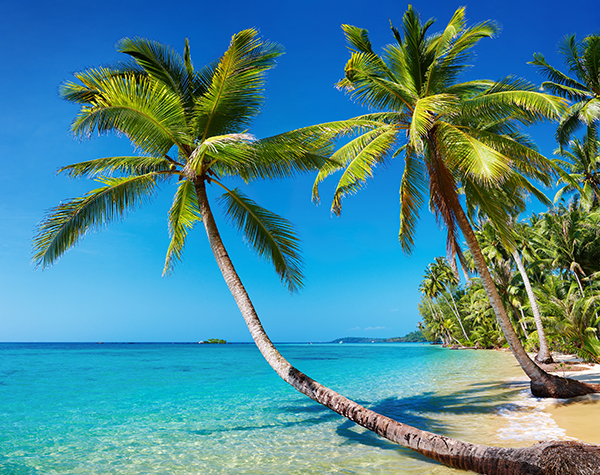
#> input picture 01_OpenCV/03_OpenCV-Histograms/01_image-histograms/image/beach.png, 600 x 475 px, found by its file name
$ python color_histograms.py
#> lines starting #> are read from the running program, lines starting #| are printed output that depends on the picture
#> in main, image is the input picture: shape (475, 600, 3); mean B, G, R 148.4, 136.5, 73.3
import logging
from matplotlib import pyplot as plt
import cv2

# Configure logging
logging.basicConfig(level=logging.INFO)
logger = logging.getLogger(__name__)

def plot_histograms(image):
    # split the image into its respective channels
    blue_channel, green_channel, red_channel = cv2.split(image)
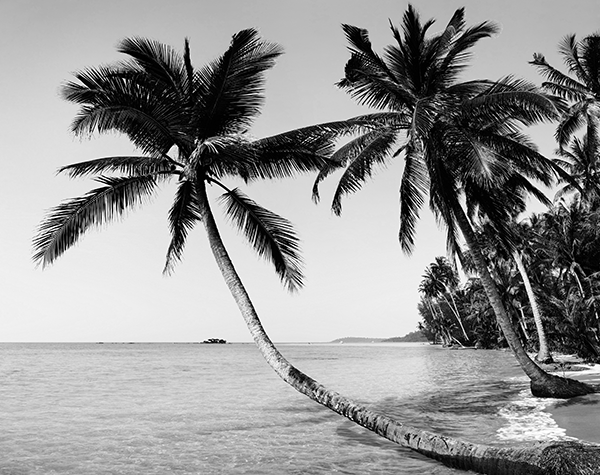
#> blue_channel: shape (475, 600); min 0, max 255, mean 148.4
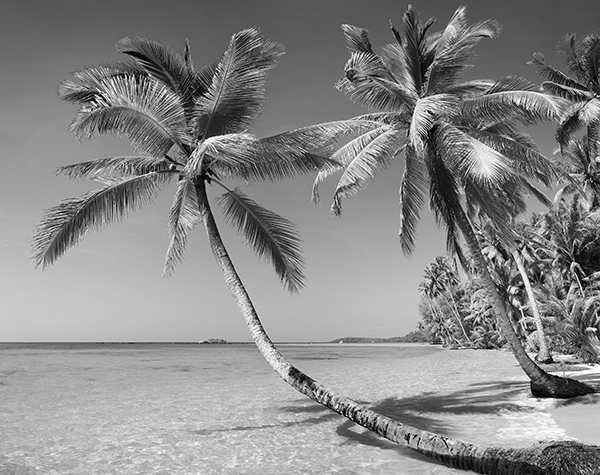
#> green_channel: shape (475, 600); min 0, max 255, mean 136.5
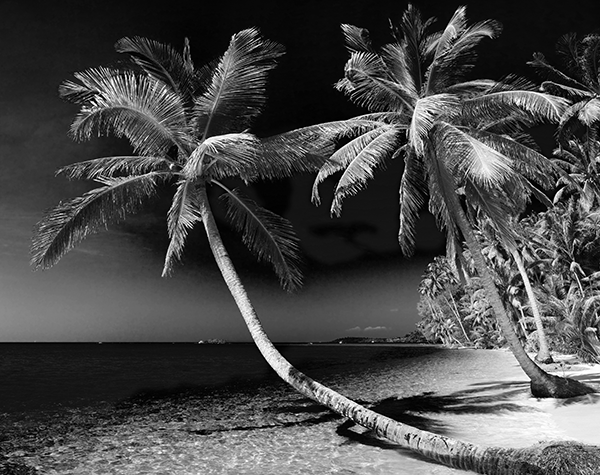
#> red_channel: shape (475, 600); min 0, max 255, mean 73.3
    channels = (blue_channel, green_channel, red_channel)
    colors = ("b", "g", "r")

    # initialize the figure for plotting
    plt.figure()

    # loop over the image channels
    for (channel, color) in zip(channels, colors):
        # create a histogram for the current channel and plot it
        hist = cv2.calcHist([channel], [0], None, [256], [0, 256])
        plt.plot(hist, color=color)
        plt.xlim([0, 256])
#> this loop made 3 passes
#> color on passes 1 to 3: 'b', 'g', 'r'

    plt.title("'Flattened' Color Histogram")
    plt.xlabel("Bins")
    plt.ylabel("# of Pixels")

def plot_2d_histograms(image):
    # split the image into its respective channels
    blue_channel, green_channel, red_channel = cv2.split(image)

    # create a new figure for 2D color histograms
    fig, axes = plt.subplots(1, 3, figsize=(15, 5))

    # plot 2D color histograms
    channels_pairs = [(green_channel, blue_channel), (green_channel, red_channel), (blue_channel, red_channel)]
    titles = ["G and B", "G and R", "B and R"]

    for ax, (channel1, channel2), title in zip(axes, channels_pairs, titles):
        hist = cv2.calcHist([channel1, channel2], [0, 1], None, [32, 32], [0, 256, 0, 256])
        p = ax.imshow(hist, interpolation="nearest")
        ax.set_title(f"2D Color Histogram for {title}")
        plt.colorbar(p, ax=ax)
#> this loop made 3 passes
#> pass 1, in plot_2d_histograms, `hist = cv2.calcHist([channel1, channel2], [0, 1], None, [32, 32], [0, ..`:
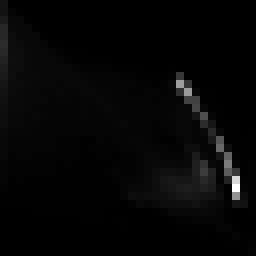
#> hist: shape (32, 32) float32 (shown 8 times larger); min 0, max 11507, mean 278.3; drawn with min black and max white
#> pass 2, in plot_2d_histograms, `hist = cv2.calcHist([channel1, channel2], [0, 1], None, [32, 32], [0, ..`:
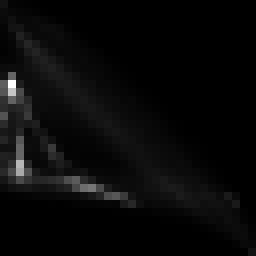
#> hist: shape (32, 32) float32 (shown 8 times larger); min 0, max 7429, mean 278.3; drawn with min black and max white

def main():
    # Load the input image from disk
    image = cv2.imread("03_OpenCV-Histograms/01_image-histograms/image/beach.png")

    # Check if the image is loaded successfully
    if image is None:
        logger.error("Unable to load image.")
        return

    logger.info("Image loaded successfully.")

    # Plot histograms
    plot_histograms(image)
    plot_2d_histograms(image)

    # Display the original input image
    plt.figure()
    plt.axis("off")
    plt.imshow(cv2.cvtColor(image, cv2.COLOR_BGR2RGB))

    # Show the plots
    plt.show()
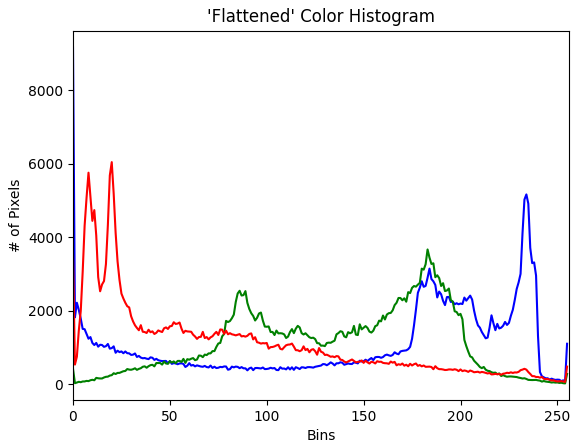
#> figure drawn by matplotlib, 1 panel; curve peaks at x = 0, y = 9163; curve peaks at x = 183, y = 3670; curve peaks at x = 20, y = 6044
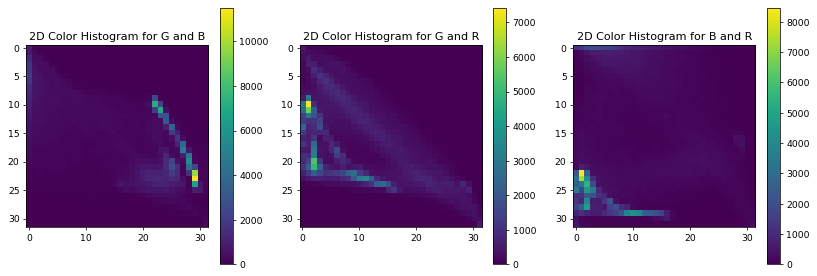
#> figure drawn by matplotlib, 6 panels

if __name__ == "__main__":
    main()

$ run again, with 01_OpenCV/03_OpenCV-Histograms/01_image-histograms/image/lane.jpg saved as 01_OpenCV/03_OpenCV-Histograms/01_image-histograms/image/beach.png
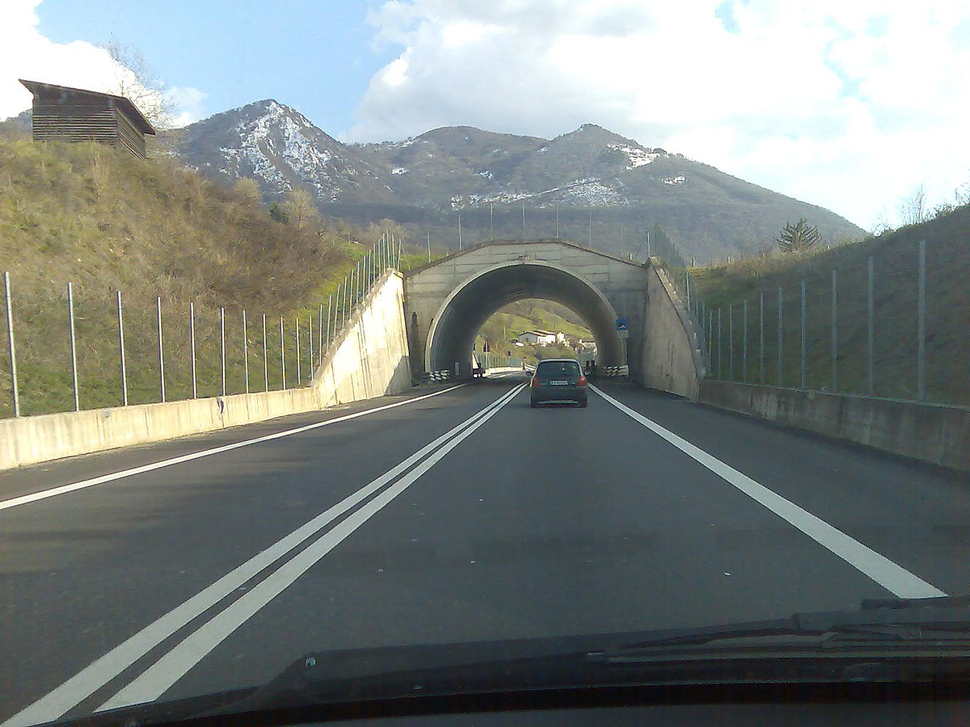
#> input picture 01_OpenCV/03_OpenCV-Histograms/01_image-histograms/image/lane.jpg, 970 x 727 px, shrunk from 1200 x 900 before the run, found by its file name
#> in main, image is the input picture: shape (727, 970, 3); mean B, G, R 127.8, 131, 124
#> in plot_histograms, `blue_channel, green_channel, red_channel = cv2.split(image)`:
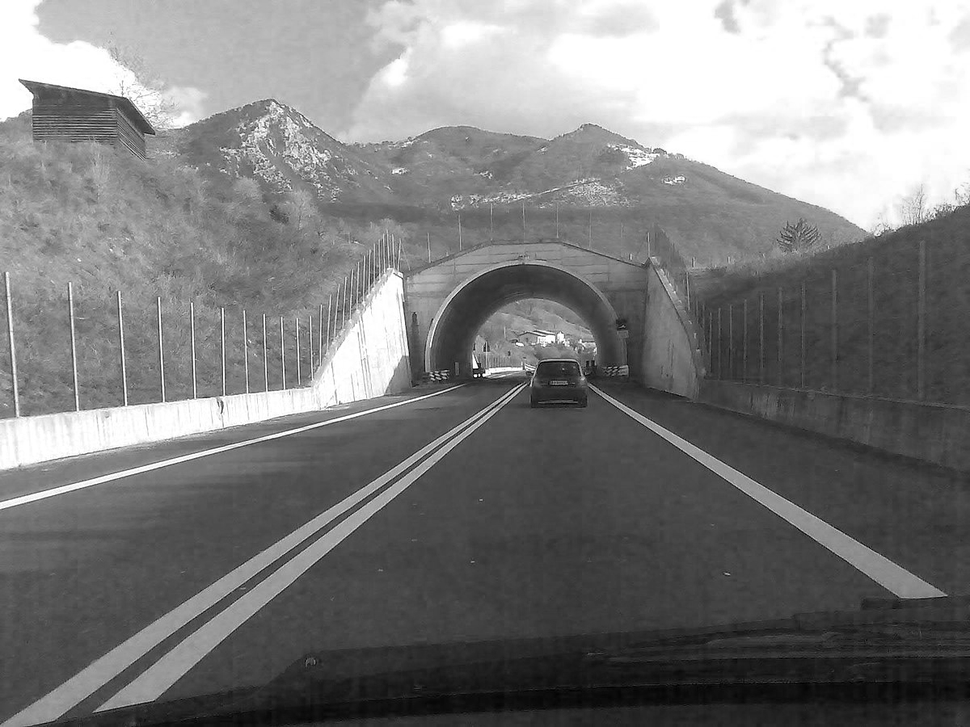
#> red_channel: shape (727, 970); min 0, max 255, mean 124
#> the loop in plot_histograms, `for (channel, color) in zip(channels, colors):` made 3 passes
#> color on passes 1 to 3: 'b', 'g', 'r'
#> the loop in plot_2d_histograms, `for ax, (channel1, channel2), title in zip(axes, channels_pairs, title..` made 3 passes
#> in main, `plt.show()`:
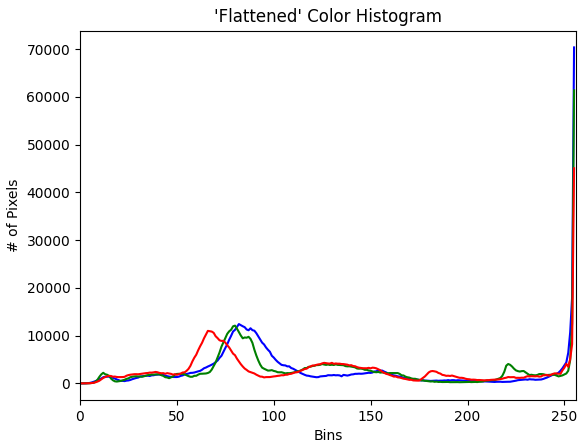
#> figure drawn by matplotlib, 1 panel; curve peaks at x = 255, y = 70336; curve peaks at x = 255, y = 61340; curve peaks at x = 255, y = 45028
